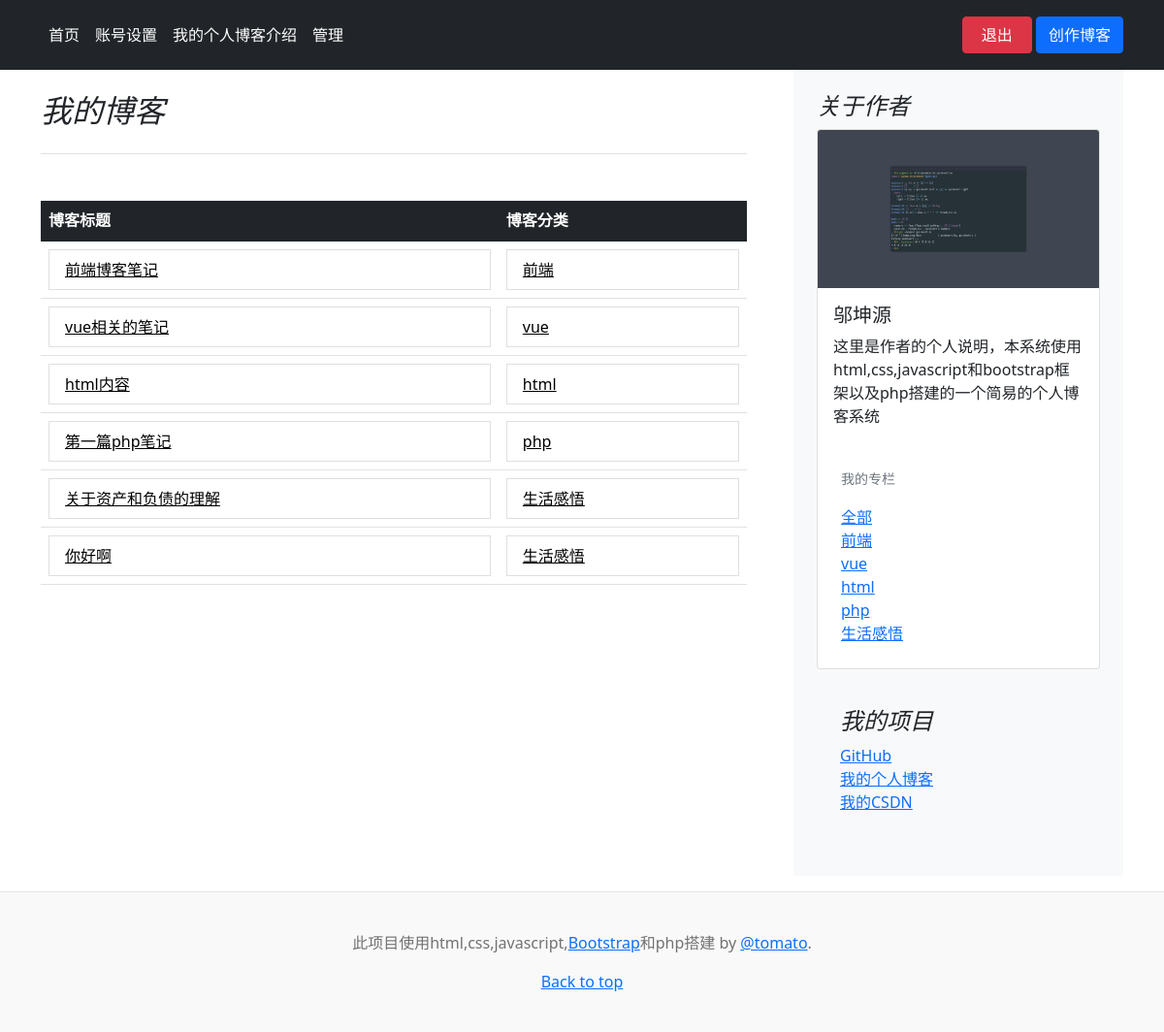
The app's page /BlogHomePage/BlogHomePage.php?type=myblog (signed in) with its own data.
### tables this page shows
CREATE TABLE `blog_content` (
  `blog_id` int(20) NOT NULL COMMENT '主键',
  `userName` char(20) DEFAULT NULL COMMENT '作者账号',
  `name` varchar(40) DEFAULT NULL COMMENT '作者昵称',
  `type` varchar(40) DEFAULT NULL COMMENT '博客类别',
  `title` varchar(40) DEFAULT NULL COMMENT '博客标题',
  `content` varchar(2000) DEFAULT NULL COMMENT '博客内容',
  `create_time` datetime NOT NULL DEFAULT current_timestamp() COMMENT '创建时间'
);

CREATE TABLE `users` (
  `userName` char(20) NOT NULL,
  `password` char(220) NOT NULL,
  `name` varchar(30) DEFAULT NULL,
  `info` varchar(500) DEFAULT NULL COMMENT '个人简介'
);

CREATE TABLE `blog_type` (
  `type_id` int(20) NOT NULL COMMENT '主键',
  `userName` char(20) DEFAULT NULL COMMENT '作者账号',
  `type` varchar(40) DEFAULT NULL COMMENT '类别'
);

### BlogHomePage/blogPage/myblog.php (the view)
<div class="col-md-8">
  <h2 class="pb-4 mb-5 mt-4 fst-italic border-bottom">
    我的博客
  </h2>
  <table class="table">
    <thead class="table-dark">
      <tr>
        <th>博客标题</th>
        <th>博客分类</th>
      </tr>
    </thead>
    <tbody>
      <?php
      $sql = "SELECT * FROM blog_content where userName=$userName";
      $result = mysqli_query($conn, $sql);
      while ($row = mysqli_fetch_array($result)) {
        $blogTitle = $row['title'];
        $blogType = $row['type'];
        $blog_id = $row['blog_id'];
      ?>
        <tr>
          <td><?php echo "<li class='list-group-item'><a style='color: black' href='../BlogDetail/myBlogDetail.php?blog_id=$blog_id'>$blogTitle</a></li>"; ?></td>
          <td><?php echo "<li class='list-group-item'><a style='color: black' href='../BlogDetail/myBlogDetail.php?blog_id=$blog_id'>$blogType</a></li>"; ?></td>
        </tr>
      <?php
      }
      ?>
    </tbody>
  </table>
</div>

### BlogHomePage/BlogHomePage.php (shortened to what this page needs)
<?php
require_once('../conn.php');
$userName = $_SESSION['RightUserName'];
$sql = "SELECT * FROM users  where userName=$userName";
$result = mysqli_query($conn, $sql);
while ($row = mysqli_fetch_array($result)) {
  $name = $row['name'];
  $info = $row['info'];
}
?>
<!doctype html>
<html lang="en">
<head>
  <link href="../assets/dist/css/bootstrap.min.css" rel="stylesheet">
  <link href="headers.css" rel="stylesheet">
  <link href="blog.css" rel="stylesheet">
</head>
<body>
  <div>
    <header class="p-3 bg-dark text-white navStyle">
      <div class="container">
        <div class="d-flex flex-wrap align-items-center justify-content-center justify-content-lg-start">
          <ul class="nav col-12 col-lg-auto me-lg-auto mb-2 justify-content-center mb-md-0">
            <li><a href="?type=myblog" class="nav-link px-2 text-white">首页</a></li>
            <li><a href="?type=settingPage" class="nav-link px-2 text-white">账号设置</a></li>
            <li><a href="?type=TomatoBlog" class="nav-link px-2 text-white">我的个人博客介绍</a></li>
            <li><a href="../adminPage/myadminPage.php?userName='<?php echo $userName ?>'" class="nav-link px-2 text-white">管理</a></li>
          </ul>
          <div class="text-end">
            <a type="button" class="btn btn-danger" href="../index.php" style="width: 6vw;">退出</a>
            <a type="button" class="btn btn-primary" href="../addBlog/addBlog.php">创作博客</a>
          </div>
        </div>
      </div>
    </header>
  </div>
  <main class="container">
    <div class="row g-5">
      <?php
      if (isset($_GET['type'])) {
        if ($_GET['type'] == 'myblog') {
          require_once "./blogPage/myblog.php";
        }
      }
      ?>
      <?php
      require_once("./aboutMe.php")
      ?>
    </div>
  </main>
  <footer class="blog-footer">
    <p>此项目使用html,css,javascript,<a href="https://getbootstrap.com/">Bootstrap</a>和php搭建 by <a href="https://blog.csdn.net/weixin_45644335?spm=1010.2135.3001.5343">@tomato</a>.</p>
    <p>
      <a href="#">Back to top</a>
    </p>
  </footer>
</body>
</html>

### BlogHomePage/aboutMe.php (shortened to what this page needs)
<div class="col-md-4">
  <div class="position-sticky" style="top: 2rem;">
    <div class="p-4 mb-3 bg-light rounded">
      <h4 class="fst-italic">关于作者</h4>
      <div class="card mb-3">
        <img src="../assets/images/code.png" class="card-img-top" alt="...">
        <div class="card-body">
          <h5 class="card-title"><?php echo $name; ?></h5>
          <p class="card-text"><?php echo $info; ?></p>
        </div>
        <div class="p-4">
          <p class="card-text"><small class="text-muted">我的专栏</small></p>
          <ol class="list-unstyled mb-0">
            <li><a href='./BlogHomePage.php?type=myblog'>全部</a></li>
            <?php
            $sql = "SELECT * FROM blog_type where userName=$userName";
            $result = mysqli_query($conn, $sql);
            while ($row = mysqli_fetch_array($result)) {
              $blogType = $row['type'];
              echo "<li><a href='BlogHomePage.php?blogType=$blogType'>$blogType</a></li>";
            }
            ?>
          </ol>
        </div>
      </div>
      <div class="p-4">
        <h4 class="fst-italic">我的项目</h4>
        <ol class="list-unstyled">
          <li><a href="https://github.com/tomato-wu" target="_blank">GitHub</a></li>
          <li><a href="https://tomato-wu.github.io/" target="_blank">我的个人博客</a></li>
          <li><a href="https://blog.csdn.net/weixin_45644335?spm=1000.2115.3001.5343" target="_blank">我的CSDN</a></li>
        </ol>
      </div>
    </div>
  </div>
</div>

### BlogHomePage/blog.css (style rules this page uses)
h1, h2, h3, h4, h5, h6 { font-family: "Playfair Display", Georgia, "Times New Roman", serif; }
.blog-footer { padding: 2.5rem 0; color: #727272; text-align: center; background-color: #f9f9f9; border-top: .05rem solid #e5e5e5; }
.blog-footer p:last-child { margin-bottom: 0; }

### records on screen
blog_content: title "前端博客笔记", type "前端"
blog_content: title "vue相关的笔记", type "vue"
blog_content: title "html内容", type "html"
blog_content: title "第一篇php笔记", type "php"
blog_content: title "关于资产和负债的理解", type "生活感悟"
blog_content: title "你好啊", type "生活感悟"
users: name "邬坤源", info "这里是作者的个人说明，本系统使用html,css,javascript和bootstrap框架以及php搭建的一个简易的个人博客系统"
blog_type: type "前端"
blog_type: type "vue"
blog_type: type "html"
blog_type: type "php"
blog_type: type "生活感悟"
